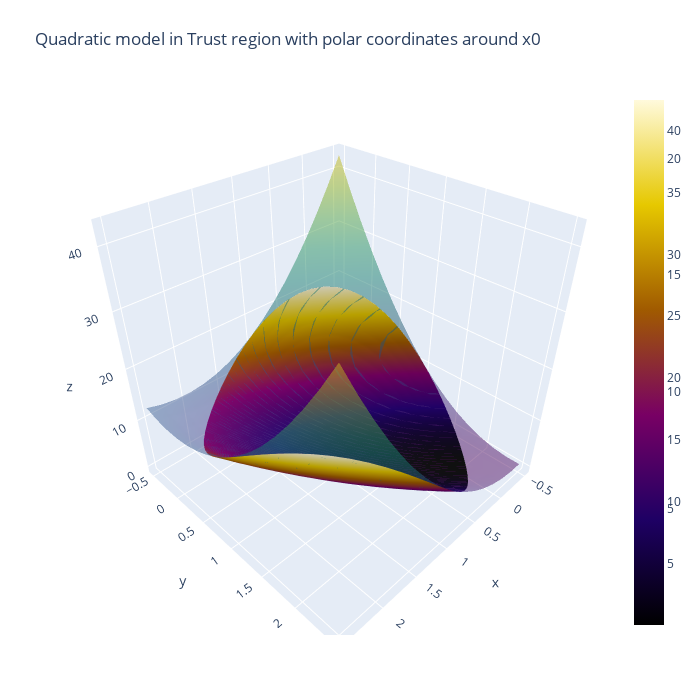

Notebook cell for this chart:
### Code cell
fig6 = go.Figure()
fig6.add_trace(go.Surface(z=z_212,x=x_212,y=y_212,colorscale='Viridis',opacity=0.5))
fig6.add_trace(go.Surface(z=m_212,x=X_212p,y=Y_212p,colorscale='Electric'))
fig6.update_layout(title='Quadratic model in Trust region with polar coordinates around x0', autosize=True,
                  width=700, height=700,
                  margin=dict(l=65, r=50, b=65, t=90))
fig6.show()

### Figure 1 — Plotly figure (JSON) as saved in the notebook; plotly's stock layout.template omitted (floating-point values rounded to 4 significant figures; data arrays with more than 128 entries replaced by an {"elided": "..."} marker saying what was removed)
{"data": [{"colorscale": [[0, "#440154"], [0.1111, "#482878"], [0.2222, "#3e4989"], [0.3333, "#31688e"], [0.4444, "#26828e"], [0.5556, "#1f9e89"], [0.6667, "#35b779"], [0.7778, "#6ece58"], [0.8889, "#b5de2b"], [1, "#fde725"]], "opacity": 0.5, "type": "surface", "x": [-0.5, -0.3125, -0.125, 0.0625, 0.25, 0.4375, 0.625, 0.8125, 1, 1.188, 1.375, 1.562, 1.75, 1.938, 2.125, 2.312, 2.5], "y": [-0.5, -0.3125, -0.125, 0.0625, 0.25, 0.4375, 0.625, 0.8125, 1, 1.188, 1.375, 1.562, 1.75, 1.938, 2.125, 2.312, 2.5], "z": {"elided": "17x17 float values"}}, {"colorscale": [[0, "rgb(0,0,0)"], [0.2, "rgb(30,0,100)"], [0.4, "rgb(120,0,100)"], [0.6, "rgb(160,90,0)"], [0.8, "rgb(230,200,0)"], [1, "rgb(255,250,220)"]], "type": "surface", "x": {"elided": "16x60 float values"}, "y": {"elided": "16x60 float values"}, "z": {"elided": "16x60 float values"}}], "layout": {"autosize": true, "height": 700, "margin": {"b": 65, "l": 65, "r": 50, "t": 90}, "title": {"text": "Quadratic model in Trust region with polar coordinates around x0"}, "width": 700}}
